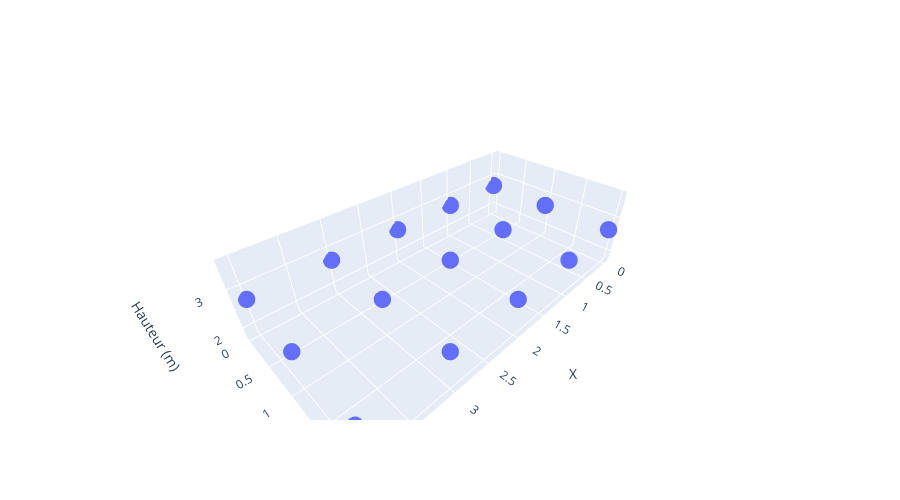

This figure's notebook cell:
### Code cell
formulaire = widgets.VBox([
    surface,
    eclairement,
    flux_luminaire,
    uf,
    mf,
    bouton_calcul
])

display(Markdown("## 🧮 Calcul d’éclairage – Méthode des lumens"))
display(formulaire, output)

fig = afficher_3d_luminaires(5, 3, 2.7)
fig.show()

### Figure 1 — Plotly figure (JSON) as saved in the notebook; plotly's stock layout.template omitted (floating-point values rounded to 4 significant figures)
{"data": [{"marker": {"size": 6}, "mode": "markers", "type": "scatter3d", "x": [0, 1, 2, 3, 4, 0, 1, 2, 3, 4, 0, 1, 2, 3, 4], "y": [0, 0, 0, 0, 0, 1, 1, 1, 1, 1, 2, 2, 2, 2, 2], "z": [2.7, 2.7, 2.7, 2.7, 2.7, 2.7, 2.7, 2.7, 2.7, 2.7, 2.7, 2.7, 2.7, 2.7, 2.7]}], "layout": {"height": 500, "scene": {"xaxis": {"title": {"text": "X"}}, "yaxis": {"title": {"text": "Y"}}, "zaxis": {"title": {"text": "Hauteur (m)"}}}}}
